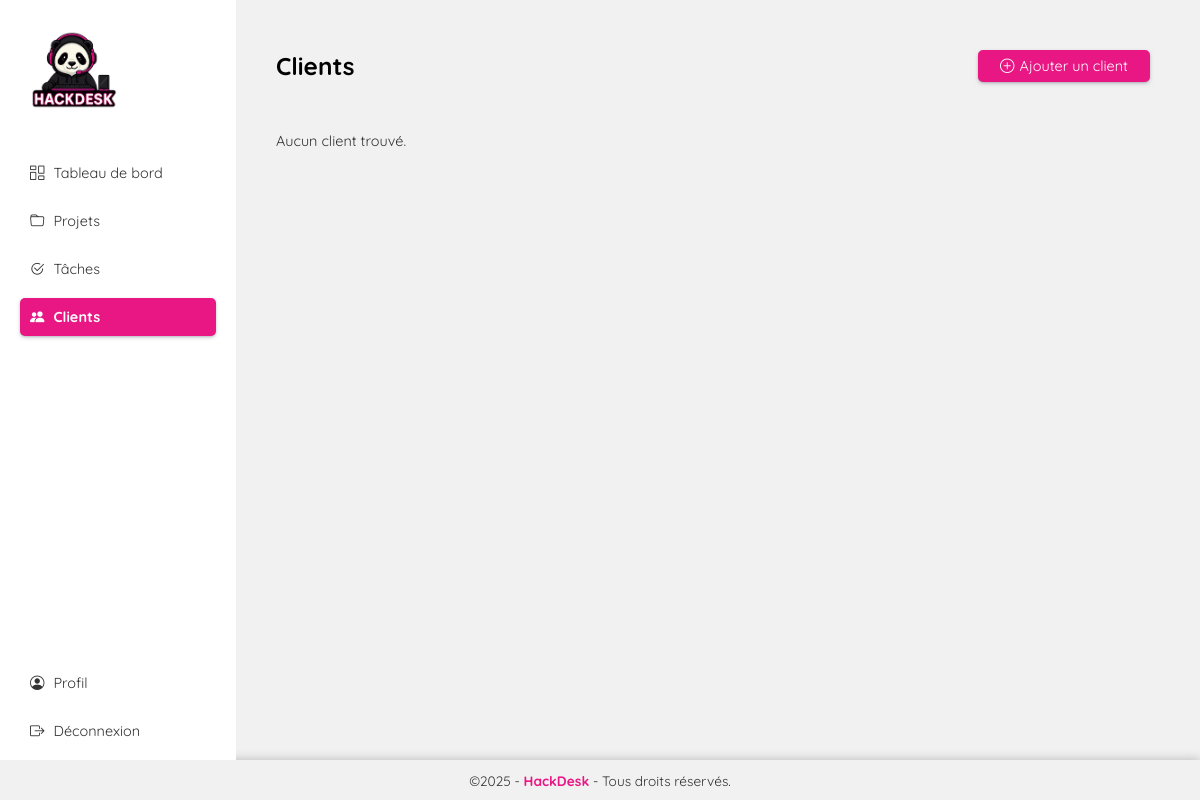
Page /clients (signed in) on the earlier database version.
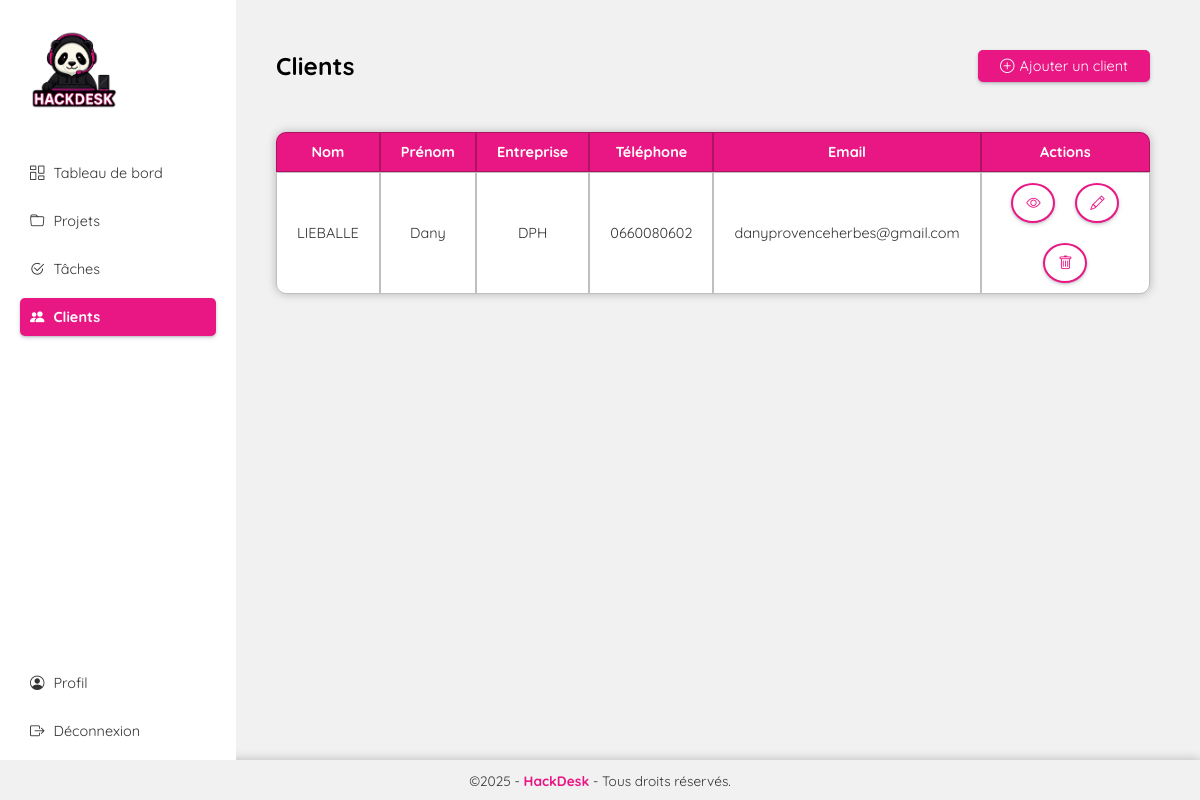
Same page on the later database version.
### models.py (models this page shows)
class Client(Base):
    __tablename__ = 'clients'
    id = Column(Integer, primary_key=True, index=True)
    lastname = Column(String(150), nullable=False, index=True)
    firstname = Column(String(150), nullable=False, index=True)
    enterprise = Column(String(150), index=True)
    address = Column(String(250))
    zip_code = Column(String(20), index=True)
    city = Column(String(150))
    country = Column(String(150))
    phone_number = Column(String(20), index=True)
    email = Column(String(150), index=True)
    note = Column(Text)
    user_id = Column(Integer, ForeignKey("users.id"))
    user = relationship("User", back_populates="clients")
    projects = relationship("Project", back_populates="client", cascade="all, delete-orphan")

### app.py (the view)
@app.route('/clients')
@login_required
def clients():
    clients = session.query(Client).filter_by(user_id=current_user.id).all()
    return render_template('dashboard/clients.html', clients=clients)

### app.py (called while the page is built)
@login_manager.user_loader
def load_user(user_id):
    return session.query(User).get(int(user_id))

### templates/dashboard/clients.html (shortened to what this page needs)
{% extends 'layout.html' %}
{% block body %}
<div class="app dg">
  <main class="app-view dg">
    {% include 'dashboard/partials/menu-app.html' %}
    <div class="app-container">
      <div class="df" style="justify-content: space-between">
        <h1>Clients</h1>
        <a href="/add-a-client">
          <button class="button2">
            <i class="bi bi-plus-circle"></i>Ajouter un client
          </button>
        </a>
      </div>
      <div class="table-list table-clients">
        {% if clients %}
        <table>
          <thead>
            <tr>
              <th>Nom</th>
              <th>Prénom</th>
              <th>Entreprise</th>
              <th>Téléphone</th>
              <th>Email</th>
              <th>Actions</th>
            </tr>
          </thead>
          <tbody>
            {% for client in clients|reverse %}
            <tr>
              <td>{{ client.lastname}}</td>
              <td>{{ client.firstname}}</td>
              <td>{{ client.enterprise}}</td>
              <td>{{ client.phone_number}}</td>
              <td>{{ client.email}}</td>
              <td class="actions df">
                <a href="/view-client/{{ client.id }}">
                  <button class="button-circle">
                    <i class="bi bi-eye"></i>
                  </button>
                </a>
                <a href="/edit-client/{{ client.id }}">
                  <button class="button-circle">
                    <i class="bi bi-pencil"></i>
                  </button>
                </a>
                <form method="POST" action="/delete-client/{{ client.id }}" onsubmit="return confirmDeleteClient();">
                  <button type="submit" class="button-circle">
                    <i class="bi bi-trash"></i>
                  </button>
                </form>
              </td>
            </tr>
            {% endfor %}
          </tbody>
        </table>
        {% else %}
        <p>Aucun client trouvé.</p>
        {% endif %}
      </div>
    </div>
  </main>
</div>
{% endblock %}

Differences in the rows shown:
added Client: lastname "LIEBALLE", firstname "Dany", enterprise "DPH", phone_number "0660080602", email "danyprovenceherbes@gmail.com"
Other differences:
text no longer shown: "Aucun client trouvé."
text now shown: "Nom Prénom Entreprise Téléphone Email Actions"
